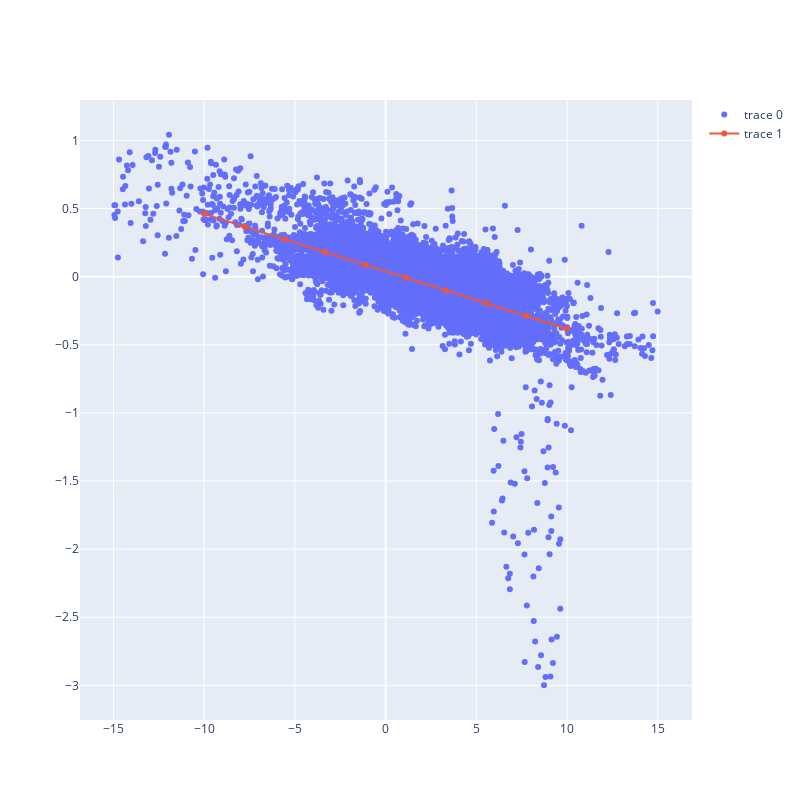

Notebook code for this chart:
### Code cell
df = pd.DataFrame(
    np.stack([np.degrees(alpha), wind_force_coeff.z], axis=1), 
    columns=["alpha", "cz"]
)

fitdata = df.loc[np.abs(df.alpha) < 8 ].loc[np.abs(df.cz)<5]

fit = np.polyfit(fitdata.alpha,fitdata.cz, deg=1)

x = np.linspace(-10, 10, 10)
y=fit[1] + fit[0] * x

def error(x,y):
    return np.abs(y - fit[1] - fit[0] * x)

print(np.sum(error(df.alpha, df.cz)))

fig = go.Figure()

dfs2 = df.loc[np.abs(df.alpha) < 15].loc[np.abs(df.cz)<3]

fig.add_trace(go.Scatter(x=dfs2.alpha, y=dfs2.cz, mode="markers"))

fig.add_trace(go.Scatter(x=x, y=y))
fig.update_layout(width=800, height=800)

#x,y

### Figure 1 — Plotly figure (JSON) as saved in the notebook; plotly's stock layout.template omitted (floating-point values rounded to 4 significant figures; data arrays with more than 128 entries replaced by an {"elided": "..."} marker saying what was removed)
{"data": [{"mode": "markers", "type": "scatter", "x": {"elided": "12663 float values"}, "y": {"elided": "12663 float values"}}, {"type": "scatter", "x": [-10, -7.778, -5.556, -3.333, -1.111, 1.111, 3.333, 5.556, 7.778, 10], "y": [0.4613, 0.3676, 0.2739, 0.1801, 0.08639, -0.007352, -0.1011, -0.1948, -0.2886, -0.3823]}], "layout": {"height": 800, "width": 800}}
